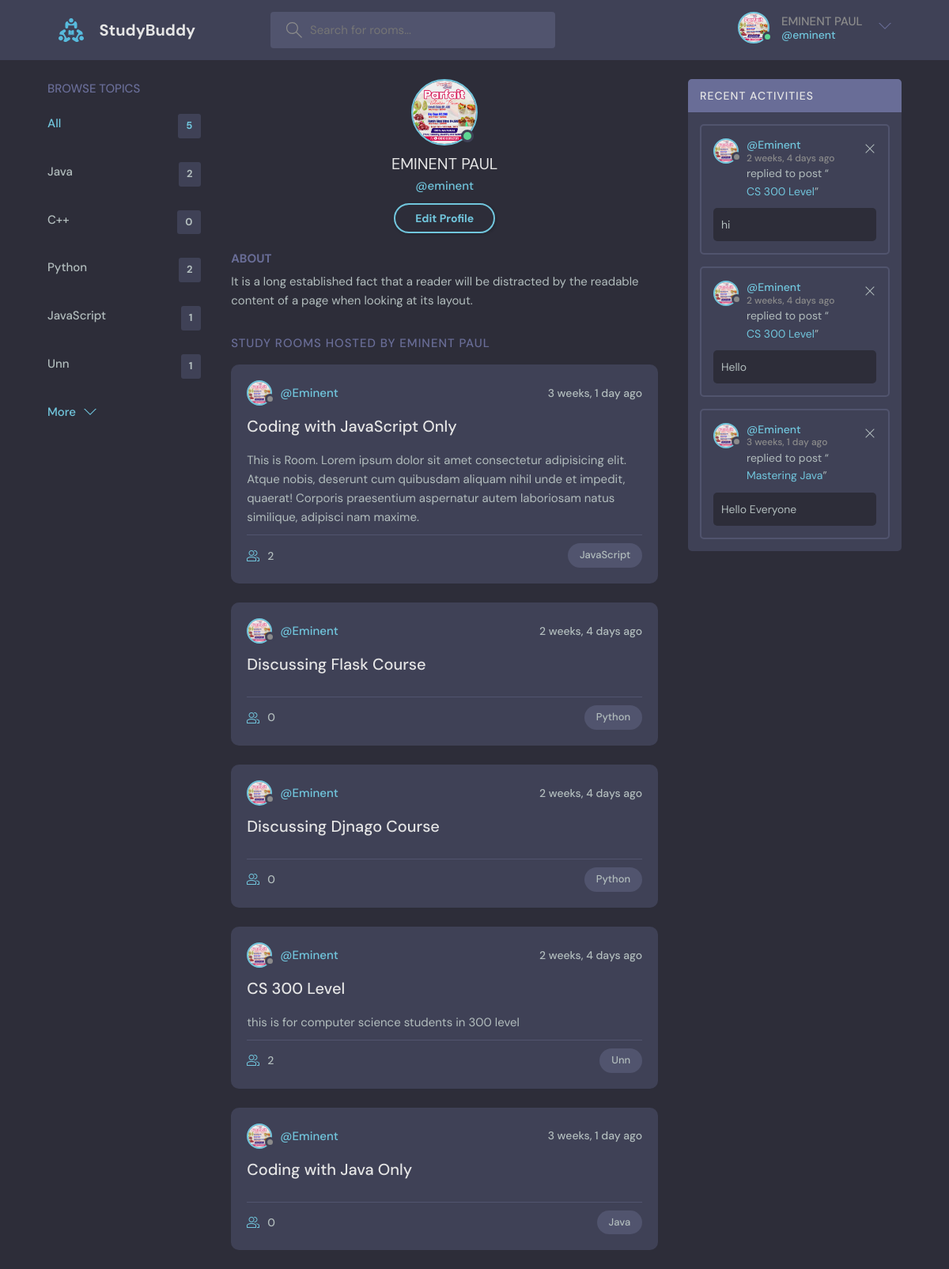
The app's page /profile/1/User-Profile (signed in) with its own data.
### base/models.py (models this page shows, shortened)
class User(AbstractUser):
    name = models.CharField(max_length=200, null=True, blank=True)
    email = models.EmailField(unique=True, null=True)
    bio = models.TextField(null=True, blank=True)
    image = models.ImageField(null=True, default='avatar.svg')
    USERNAME_FIELD = 'email'
    REQUIRED_FIELDS = []

class Topic(models.Model):
    name = models.CharField(max_length=200, null=True)

class Room(models.Model):
    host = models.ForeignKey(User, on_delete=models.SET_NULL, null=True)
    topic = models.ForeignKey(Topic, on_delete=models.SET_NULL, null=True)
    name = models.CharField(max_length=200, null=True)
    description = models.TextField(max_length=500, null=True, blank=True)
    participants = models.ManyToManyField(User, related_name='participant', blank=True)
    created = models.DateTimeField(auto_now_add=True)
    updated = models.DateTimeField(auto_now=True)
    class Meta:
        ordering = [ '-updated', '-created']

class Message(models.Model):
    user = models.ForeignKey(User, on_delete=models.CASCADE)
    roomName = models.ForeignKey(Room, on_delete=models.CASCADE)
    body = models.TextField(null=True)
    created = models.DateTimeField(auto_now_add=True)
    updated = models.DateTimeField(auto_now=True)
    class Meta:
        ordering = ['-updated', '-created']

### base/views.py (the view)
# urls.py: path('profile/<str:pk>/User-Profile', views.profile, name='profile'),
@login_required(login_url='login')
def profile(request, pk):
    user = User.objects.get(id=pk)
    rooms = user.room_set.all()
    topics = Topic.objects.all()
    messages = user.message_set.all()
    context = {'user': user, 'rooms': rooms, 'topics': topics, 'messages': messages}
    return render(request, 'profile.html', context)

### templates/profile.html
{% extends 'navbar.html' %}
{% block content %}
  <main class="profile-page layout layout--3">
    <div class="container">
      <div class="topics">
        <div class="topics__header">
          <h2>Browse Topics</h2>
        </div>
        {% include 'topic.html' %}
      </div>
      <div class="roomList">
        <div class="profile">
          <div class="profile__avatar">
            <div class="avatar avatar--large active">
              <img src="{{user.image.url}}" />
            </div>
          </div>
          <div class="profile__info">
            <h3>{{user.name}}</h3>
            <p>@{{user.username.lower}}</p>
            {% if request.user.username.lower == user.username.lower %}
            <a href="{% url 'edit-user' request.user.id %}" class="btn btn--main btn--pill">Edit Profile</a>
            {% endif %}
          </div>
          <div class="profile__about">
            <h3>About</h3>
            <p>
              {{user.bio}}
            </p>
          </div>
        </div>
        <div class="roomList__header">
          <div>
            <h2>Study Rooms Hosted by {{user.name.capitalize}}</a>
            </h2>
          </div>
        </div>
        {% include 'feed.html' %}
      </div>
      <div class="activities">
        <div class="activities__header">
          <h2>Recent Activities</h2>
        </div>
        {% include 'activy.html' %}
      </div>
    </div>
  </main>
{% endblock %}

### templates/navbar.html (shortened to what this page needs)
{% load static %}
<!DOCTYPE html>
<html lang="en">
  <head>
    <link rel="stylesheet" href="{% static 'styles/style.css' %}" />
  </head>
  <body>
    <header class="header header--loggedIn">
      <div class="container">
        <a href="/" class="header__logo">
          <img src="{% static 'logo.svg' %}" />
          <h1>StudyBuddy</h1>
        </a>
        <form class="header__search" action="" method="get">
          <label>
            <input name="q" placeholder="Search for rooms..." />
          </label>
        </form>
        <nav class="header__menu">
            {% if request.user.is_authenticated %}
          <div class="header__user">
            <a href="{% url 'profile' request.user.id %}">
              <div class="avatar avatar--medium active">
                <img src="{{request.user.image.url}}" />
              </div>
              <p>{{request.user.name}} <span>@{{request.user.username.lower}}</span></p>
            </a>
            <button class="dropdown-button">
              <svg version="1.1" xmlns="http://www.w3.org/2000/svg" width="32" height="32" viewBox="0 0 32 32">
                <title>chevron-down</title>
                <path d="M16 21l-13-13h-3l16 16 16-16h-3l-13 13z"></path>
              </svg>
            </button>
          </div>
            {% else %}
          <a href="{% url 'login' %}">
            <img src="{% static 'avatar.svg' %}" />
            <p>Register/Login</p>
          </a>
            {% endif %}
        </nav>
      </div>
    </header>
    {% block content %}
    {% endblock %}
  </body>
</html>

### templates/topic.html
<ul class="topics__list">
            <li>
              <a href="/" class="active">All <span>{{topics.count}}</span></a>
            </li>
            {% for topic in topics %}
            <li>
              <a href="{% url 'home' %}?q={{topic.name}}">{{topic.name}}<span>{{topic.room_set.all.count}}</span></a>
            </li>
            {% endfor %}
          </ul>
          <a class="btn btn--link" href="{% url 'topic' %}">
            More
            <svg version="1.1" xmlns="http://www.w3.org/2000/svg" width="32" height="32" viewBox="0 0 32 32">
              <title>chevron-down</title>
              <path d="M16 21l-13-13h-3l16 16 16-16h-3l-13 13z"></path>
            </svg>
          </a>

### templates/feed.html (shortened to what this page needs)
{% for room in rooms %}
          <div class="roomListRoom">
            <div class="roomListRoom__header">
              <a href="{% url 'profile' room.host.id %}" class="roomListRoom__author">
                <div class="avatar avatar--small">
                  <img src="{{room.host.image.url}}" />
                </div>
                <span>@{{room.host.username}}</span>
              </a>
              <div class="roomListRoom__actions">
                <span>{{room.created|timesince}} ago</span>
              </div>
            </div>
            <div class="roomListRoom__content">
              <a href="{% url 'room' room.id %}">{{room.name}}</a>
              <p>
                {{room.description}}
              </p>
            </div>
            <div class="roomListRoom__meta">
              <a href="room.html" class="roomListRoom__joined">
                {{room.participants.count}}
              </a>
              <p class="roomListRoom__topic">{{room.topic.name}}</p>
            </div>
          </div>
            {% endfor %}

### templates/activy.html
{% for message in messages%}
          <div class="activities__box">
            <div class="activities__boxHeader roomListRoom__header">
              <a href="{% url 'profile' message.user.id %}" class="roomListRoom__author">
                <div class="avatar avatar--small">
                  <img src="{{message.user.image.url}}" />
                </div>
                <p>
                  @{{message.user.username}}
                  <span>{{message.created|timesince}} ago</span>
                </p>
              </a>
              <div class="roomListRoom__actions">
                {% if message.user.username.lower == request.user.username.lower%}
                <a href="{% url 'chat-delete1' message.id %}">
                  <svg version="1.1" xmlns="http://www.w3.org/2000/svg" width="32" height="32" viewBox="0 0 32 32">
                    <title>remove</title>
                    <path
                      d="M27.314 6.019l-1.333-1.333-9.98 9.981-9.981-9.981-1.333 1.333 9.981 9.981-9.981 9.98 1.333 1.333 9.981-9.98 9.98 9.98 1.333-1.333-9.98-9.98 9.98-9.981z"
                    ></path>
                  </svg>
                </a>
                {% endif %}
              </div>
            </div>
            <div class="activities__boxContent">
              <p>replied to post “<a href="{% url 'room' message.roomName.id %}">{{message.roomName.name}}</a>”</p>
              <div class="activities__boxRoomContent">
                {{message.body}}
              </div>
            </div>
          </div>
          {% endfor %}

### records on screen
User: user.image (picture), user.name "EMINENT PAUL", user.username "eminent", image (picture), name "EMINENT PAUL", username "eminent", bio "It is a long established fact that a reader will be distracted by the readable content of a page when looking at its layout."
Topic: name "Java", room_set.all.count "2"
Topic: name "C++", room_set.all.count "0"
Topic: name "Python", room_set.all.count "2"
Topic: name "JavaScript", room_set.all.count "1"
Topic: name "Unn", room_set.all.count "1"
Room: host.image (picture), host.username "Eminent", created "3 weeks, 1 day", name "Coding with JavaScript Only", description "This is Room. Lorem ipsum dolor sit amet consectetur adipisicing elit. Atque nobis, deserunt cum quibusdam aliquam nihil unde et impedit, quaerat! Corporis praesentium aspernatur autem laboriosam natus similique, adipisci nam maxime.", participants.count "2", topic.name "JavaScript"
Room: host.image (picture), host.username "Eminent", created "2 weeks, 4 days", name "Discussing Flask Course", participants.count "0", topic.name "Python"
Room: host.image (picture), host.username "Eminent", created "2 weeks, 4 days", name "Discussing Djnago Course", participants.count "0", topic.name "Python"
Room: host.image (picture), host.username "Eminent", created "2 weeks, 4 days", name "CS 300 Level", description "this is for computer science students in 300 level", participants.count "2", topic.name "Unn"
Room: host.image (picture), host.username "Eminent", created "3 weeks, 1 day", name "Coding with Java Only", participants.count "0", topic.name "Java"
Message: user.image (picture), user.username "Eminent", created "2 weeks, 4 days", roomName.name "CS 300 Level", body "hi"
Message: user.image (picture), user.username "Eminent", created "2 weeks, 4 days", roomName.name "CS 300 Level", body "Hello"
Message: user.image (picture), user.username "Eminent", created "3 weeks, 1 day", roomName.name "Mastering Java", body "Hello Everyone"

### other values on screen
{{ topics.count }} "5"
